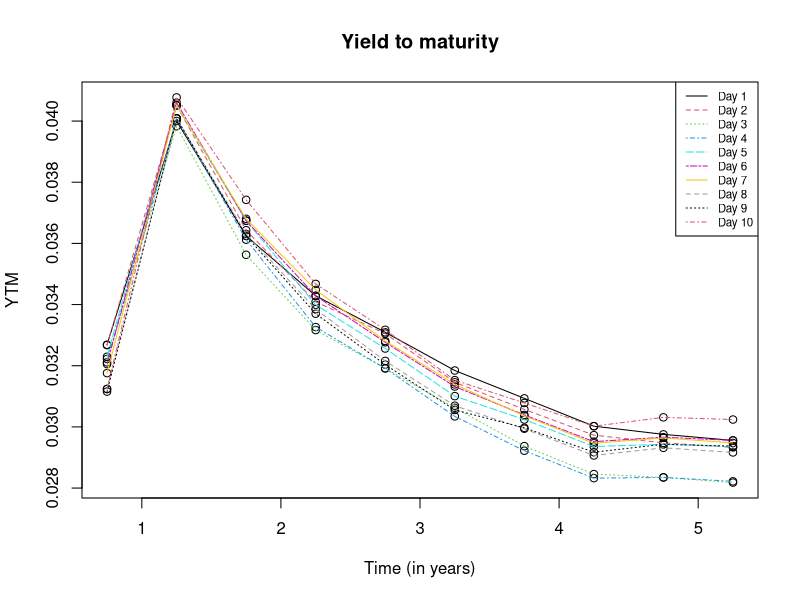
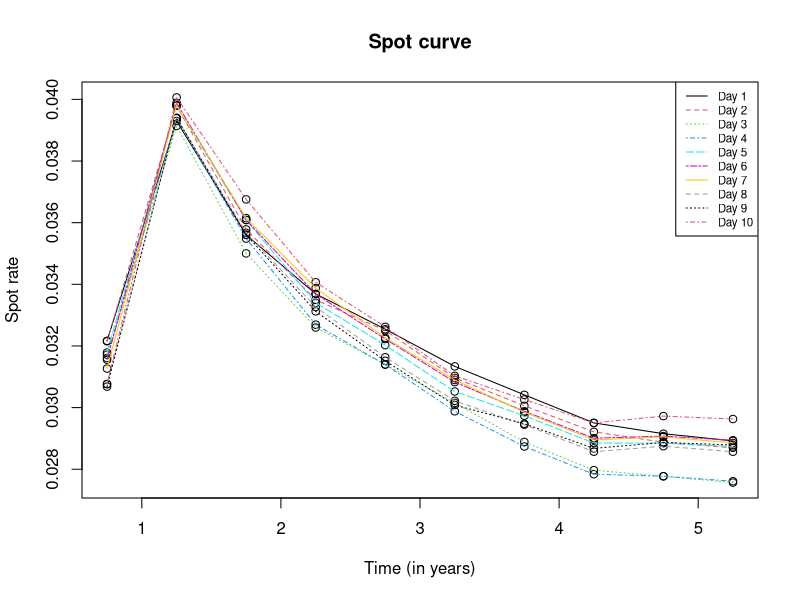
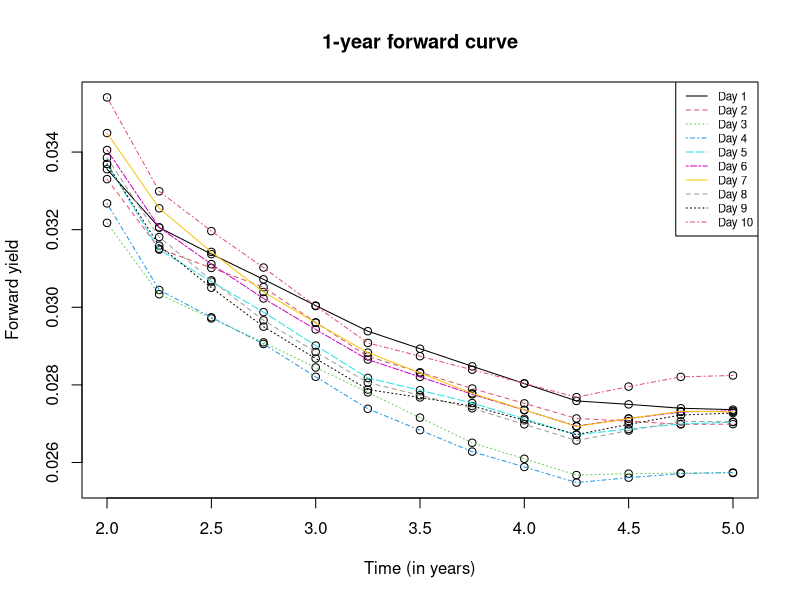

Write the R code that produced these figures, in order.
## ---- chunk 1
library(tidyverse)
## ---- chunk 2
# Create the dataset that contains the 11 bonds' prices for 10 days.
ISIN = c("CA135087H490", "CA135087M359", "CA135087J546", "CA135087J967",
         "CA135087K528", "CA135087K940", "CA135087L518", "CA135087L930",
         "CA135087M847", "CA135087N837", "CA135087P576")
coupon = c(1.75, 0.25, 2.25, 1.5, 1.25, 0.5, 0.25, 1, 1.25, 2.75, 3.5)
issue_date = c("10/6/2017", "5/14/2021", "10/5/2018", "4/5/2019", "10/11/2019",
               "4/3/2020", "10/9/2020", "4/16/2021", "10/15/2021", "5/13/2022",
               "10/21/2022")
maturity_date = c("3/1/2023", "8/1/2023", "3/1/2024", "9/1/2024", "3/1/2025",
                  "9/1/2025", "3/1/2026", "9/1/2026", "3/1/2027", "9/1/2027",
                  "3/1/2028")
# "time" is the variable that indicates year after adjustment.
time = c(0.25, 0.75, 1.25, 1.75, 2.25, 2.75, 3.25, 3.75, 4.25, 4.75, 5.25)

price_1 = c(99.71, 97.8, 97.93, 96.48, 95.38, 92.74, 91.08, 92.72, 93.14, 99.1, 102.73)
price_2 = c(99.7, 97.801, 97.87, 96.45, 95.42, 92.75, 91.19, 92.84, 93.25, 99.22, 102.84)
price_3 = c(99.72, 97.833, 97.95, 96.58, 95.61, 93.03, 91.43, 93.24, 93.73, 99.71, 103.4)
price_4 = c(99.72, 97.841, 97.92, 96.5, 95.59, 93.03, 91.51, 93.29, 93.78, 99.71, 103.38)
price_5 = c(99.74, 97.828, 97.87, 96.4, 95.44, 92.87, 91.32, 92.95, 93.39, 99.24, 102.83)
price_6 = c(99.75, 97.845, 97.86, 96.4, 95.38, 92.82, 91.23, 92.9, 93.33, 99.14, 102.73)
price_7 = c(99.76, 97.866, 97.87, 96.39, 95.34, 92.81, 91.21, 92.91, 93.35, 99.15, 102.77)
price_8 = c(99.77, 97.903, 97.92, 96.47, 95.47, 92.97, 91.41, 93.05, 93.5, 99.29, 102.92)
price_9 = c(99.78, 97.909, 97.92, 96.48, 95.5, 93, 91.45, 93.04, 93.46, 99.24, 102.82)
price_10 = c(99.79, 97.903, 97.84, 96.29, 95.3, 92.72, 91.17, 92.77, 93.14, 98.86, 102.40)

bond_prices = tibble(ISIN, coupon, issue_date, maturity_date, time, price_1, price_2, price_3,
                     price_4, price_5, price_6, price_7, price_8, price_9, price_10)
## ---- chunk 3
# Calculate yield to maturity
yield = matrix(rep(0, 10*10), 10, 10)

for (i in c(1:10)){
  for (j in c(2:11)){
    time_point = c(0, bond_prices$time[1:j])
    cp = bond_prices$coupon[j]
    # Calculate the dirty price
    accrued = 0.25 * cp
    dirty_price = as.double(bond_prices[j, i+5]) + accrued
    cash_flow = c(-dirty_price, rep(cp/2, length(time_point)-2), 100 + cp/2)
    # Calculate the YTM
    bond_val = function(r, flow, t = time_point) sum(flow / (1 + r)^t)
    ytm = function(flow) {uniroot(bond_val, c(0, 1), flow = flow)$root}
    yield[i,j-1] = ytm(cash_flow)
  }
}
## ---- chunk 4
# Plot the yield curve
time_point = seq(0.75, 5.25, 0.5)
plot(rep(time_point, each = 10), yield, main = "Yield to maturity", xlab = "Time (in years)",
     ylab = "YTM")
for (i in c(1:10)){
  interpolation = spline(time_point, yield[i,], n = length(time_point))
  lines(interpolation, lty = i, col = i)
}
legend(x = "topright", legend = c("Day 1", "Day 2", "Day 3", "Day 4", "Day 5", 
                                     "Day 6", "Day 7", "Day 8", "Day 9", "Day 10"),
       lwd = 1, col = c(1:10), lty = c(1:10), cex = 0.7)
## ---- chunk 5
# Calculate the spot rates
spot = matrix(rep(0, 10*11), 10, 11)
for (i in c(1:10)){
  cp = bond_prices$coupon[1]
  accrued = 0.25 * cp
  price = as.double(bond_prices[1, i+5])
  dirty_price = price + accrued
  spot_rate = -log(dirty_price/(100+cp/2))/bond_prices$time[1]
  spot[i, 1] = spot_rate
}

for (i in c(1:10)){
  for (j in c(2:11)){
    t = bond_prices$time[1:j-1]
    r = spot[i,1:j-1]
    cp = bond_prices$coupon[j]
    price = as.double(bond_prices[j, i+5])
    # Calculate the dirty price
    accrued = 0.25 * cp
    dirty_price = price + accrued
    spot_rate = -log((dirty_price - sum((cp/2)*exp(-r*t)))/(100+cp/2))/bond_prices$time[j]
    spot[i, j] = spot_rate
  }
}

## ---- chunk 6
# Plot the spot curve
time_point = seq(0.75, 5.25, 0.5)
plot(rep(time_point, each = 10), spot[,-1], main = "Spot curve", xlab = "Time (in years)",
     ylab = "Spot rate")
for (i in c(1:10)){
  interpolation = spline(time_point, spot[i,-1], n = length(time_point))
  lines(interpolation, col = i, lty = i)
}
legend(x = "topright", legend = c("Day 1", "Day 2", "Day 3", "Day 4", "Day 5", 
                                     "Day 6", "Day 7", "Day 8", "Day 9", "Day 10"),
       lwd = 1, col = c(1:10), lty = c(1:10), cex = 0.7)
## ---- chunk 7
# Calculate the forward yield
time_point = seq(2, 5, 0.25)
n = length(time_point)
forward = matrix(rep(0, n*10), 10, n)

for (i in c(1:10)){
  forward[i,] = -(-approx(seq(0.25, 5.25, 0.5), spot[i,], time_point)$y * time_point +
                  approx(seq(0.25, 5.25, 0.5), spot[i,], 1)$y)/(time_point-1)
}

## ---- chunk 8
# Plot the forward curve
plot(rep(time_point, each = 10), forward, main = "1-year forward curve", 
     xlab = "Time (in years)", ylab = "Forward yield")
for (i in c(1:10)){
  lines(spline(time_point, forward[i,], n = n), col = i, lty = i)
}
legend(x = "topright", legend = c("Day 1", "Day 2", "Day 3", "Day 4", "Day 5", 
                                     "Day 6", "Day 7", "Day 8", "Day 9", "Day 10"),
       lwd = 1, col = c(1:10), lty = c(1:10), cex = 0.7)
## ---- chunk 9
# Calculate the log returns
spot_rates = matrix(rep(0, 50), 5, 10)
for (j in c(1:10)){
  for (i in c(1:5)){
    spot_rates[i, j] = approx(seq(0.25, 5.25, 0.5), spot[j,], i)$y
  }
}

spot_returns = matrix(rep(0, 45), 5, 9)
for (i in c(1:5)){
  spot_returns[i,] = log(spot_rates[i,2:10]/spot_rates[i,1:9])
}

# Calculate the covariance matrix
spot_cov = cov(t(spot_returns))
round(spot_cov,6)
## ---- chunk 10
# Calculate the log returns
forward_rates = matrix(rep(0, 40), 4, 10)
for (j in c(1:10)){
  for (i in c(1:4)){
    forward_rates[i, j] = approx(seq(2, 5, 0.25), forward[j,], i+1)$y
  }
}

forward_returns = matrix(rep(0, 36), 4, 9)
for (i in c(1:4)){
  forward_returns[i,] = log(forward_rates[i,2:10]/forward_rates[i,1:9])
}

# Calculate the covariance matrix
forward_cov = cov(t(forward_returns))
round(forward_cov, 6)
## ---- chunk 11
# Calculate the eigenvalues and eigenvectors
spot_eigen = eigen(spot_cov)
forward_eigen = eigen(forward_cov)
spot_eigen$values
round(spot_eigen$vectors,3)
forward_eigen$values
round(forward_eigen$vectors,3)
